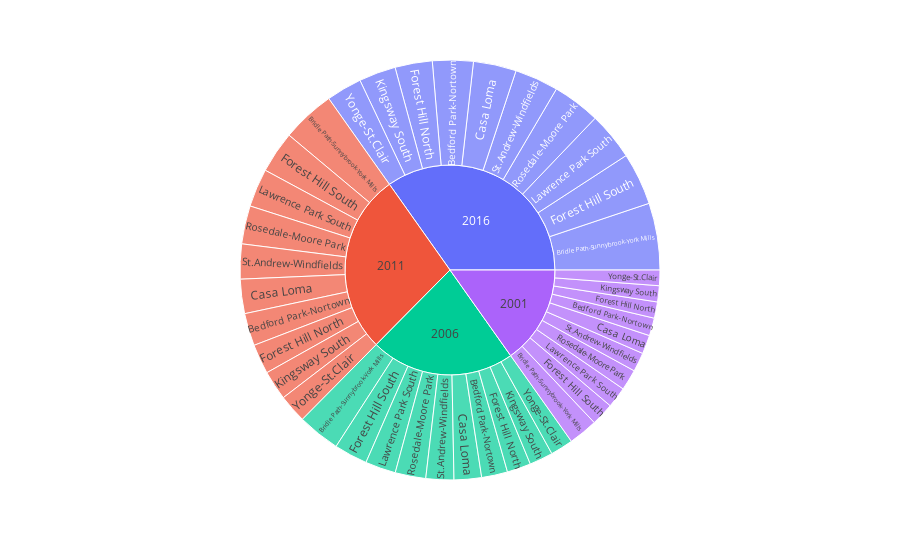

The code cell stored with this chart in its notebook:
### Code cell
# Create the sunburst chart
fig = px.sunburst(top_10_expensive_by_year, path=['year', 'neighbourhood'], values='average_house_value', height=1000)
fig.show()

### Figure 1 — Plotly figure (JSON) as saved in the notebook; plotly's stock layout.template omitted (floating-point values rounded to 4 significant figures)
{"data": [{"branchvalues": "total", "domain": {"x": [0, 1], "y": [0, 1]}, "hovertemplate": "labels=%{label}<br>average_house_value=%{value}<br>parent=%{parent}<br>id=%{id}<extra></extra>", "ids": ["2001/Bedford Park-Nortown", "2006/Bedford Park-Nortown", "2011/Bedford Park-Nortown", "2016/Bedford Park-Nortown", "2001/Bridle Path-Sunnybrook-York Mills", "2006/Bridle Path-Sunnybrook-York Mills", "2011/Bridle Path-Sunnybrook-York Mills", "2016/Bridle Path-Sunnybrook-York Mills", "2001/Casa Loma", "2006/Casa Loma", "2011/Casa Loma", "2016/Casa Loma", "2001/Forest Hill North", "2006/Forest Hill North", "2011/Forest Hill North", "2016/Forest Hill North", "2001/Forest Hill South", "2006/Forest Hill South", "2011/Forest Hill South", "2016/Forest Hill South", "2001/Kingsway South", "2006/Kingsway South", "2011/Kingsway South", "2016/Kingsway South", "2001/Lawrence Park South", "2006/Lawrence Park South", "2011/Lawrence Park South", "2016/Lawrence Park South", "2001/Rosedale-Moore Park", "2006/Rosedale-Moore Park", "2011/Rosedale-Moore Park", "2016/Rosedale-Moore Park", "2001/St.Andrew-Windfields", "2006/St.Andrew-Windfields", "2011/St.Andrew-Windfields", "2016/St.Andrew-Windfields", "2001/Yonge-St.Clair", "2006/Yonge-St.Clair", "2011/Yonge-St.Clair", "2016/Yonge-St.Clair", "2001", "2006", "2011", "2016"], "labels": ["Bedford Park-Nortown", "Bedford Park-Nortown", "Bedford Park-Nortown", "Bedford Park-Nortown", "Bridle Path-Sunnybrook-York Mills", "Bridle Path-Sunnybrook-York Mills", "Bridle Path-Sunnybrook-York Mills", "Bridle Path-Sunnybrook-York Mills", "Casa Loma", "Casa Loma", "Casa Loma", "Casa Loma", "Forest Hill North", "Forest Hill North", "Forest Hill North", "Forest Hill North", "Forest Hill South", "Forest Hill South", "Forest Hill South", "Forest Hill South", "Kingsway South", "Kingsway South", "Kingsway South", "Kingsway South", "Lawrence Park South", "Lawrence Park South", "Lawrence Park South", "Lawrence Park South", "Rosedale-Moore Park", "Rosedale-Moore Park", "Rosedale-Moore Park", "Rosedale-Moore Park", "St.Andrew-Windfields", "St.Andrew-Windfields", "St.Andrew-Windfields", "St.Andrew-Windfields", "Yonge-St.Clair", "Yonge-St.Clair", "Yonge-St.Clair", "Yonge-St.Clair", "2001", "2006", "2011", "2016"], "name": "", "parents": ["2001", "2006", "2011", "2016", "2001", "2006", "2011", "2016", "2001", "2006", "2011", "2016", "2001", "2006", "2011", "2016", "2001", "2006", "2011", "2016", "2001", "2006", "2011", "2016", "2001", "2006", "2011", "2016", "2001", "2006", "2011", "2016", "2001", "2006", "2011", "2016", "2001", "2006", "2011", "2016", "", "", "", ""], "type": "sunburst", "values": [565304, 826963, 1034387, 1295007, 927466, 1356757, 1697067, 2124653, 596077, 871981, 1090696, 1365503, 517466, 756983, 946854, 1185419, 726664, 1063011, 1329642, 1664653, 512334, 749476, 937464, 1173663, 664712, 972384, 1216283, 1522732, 664476, 972039, 1215852, 1522193, 607040, 888017, 1110755, 1390616, 494098, 722799, 904096, 1131888, 6275637, 9180410, 11483096, 14376327]}], "layout": {"autosize": true, "legend": {"tracegroupgap": 0}, "margin": {"t": 60}}}
